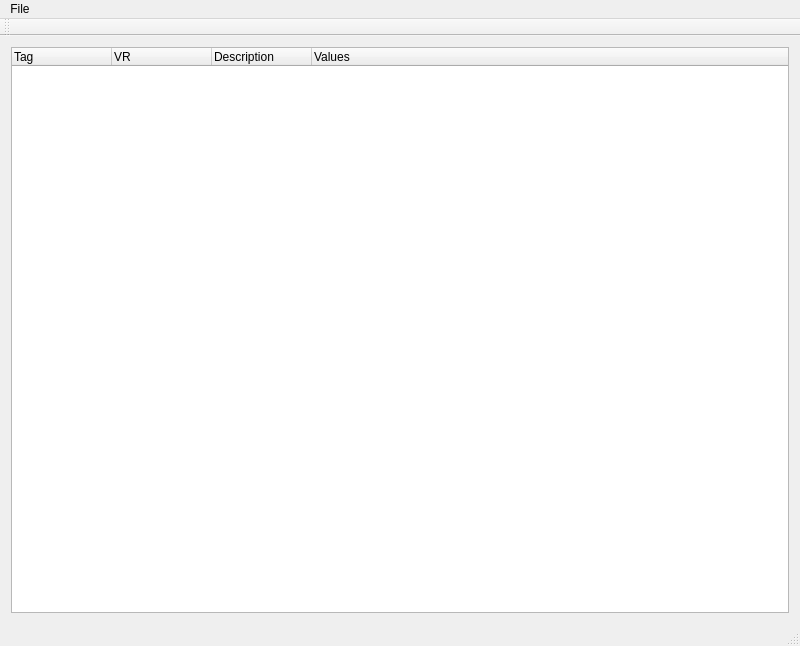
<?xml version="1.0" encoding="UTF-8"?>
<ui version="4.0">
 <class>MainWindow</class>
 <widget class="QMainWindow" name="MainWindow">
  <property name="geometry">
   <rect>
    <x>0</x>
    <y>0</y>
    <width>800</width>
    <height>646</height>
   </rect>
  </property>
  <property name="windowTitle">
   <string>DICOM File Viewer</string>
  </property>
  <widget class="QWidget" name="centralWidget">
   <layout class="QVBoxLayout" name="verticalLayout">
    <item>
     <widget class="QTreeWidget" name="dicomTagsViewWidget">
      <property name="frameShadow">
       <enum>QFrame::Sunken</enum>
      </property>
      <column>
       <property name="text">
        <string>Tag</string>
       </property>
      </column>
      <column>
       <property name="text">
        <string>VR</string>
       </property>
      </column>
      <column>
       <property name="text">
        <string>Description</string>
       </property>
      </column>
      <column>
       <property name="text">
        <string>Values</string>
       </property>
      </column>
     </widget>
    </item>
   </layout>
  </widget>
  <widget class="QMenuBar" name="menuBar">
   <property name="geometry">
    <rect>
     <x>0</x>
     <y>0</y>
     <width>800</width>
     <height>21</height>
    </rect>
   </property>
   <widget class="QMenu" name="menuFile">
    <property name="title">
     <string>File</string>
    </property>
    <addaction name="openFileAction"/>
   </widget>
   <addaction name="menuFile"/>
  </widget>
  <widget class="QToolBar" name="mainToolBar">
   <attribute name="toolBarArea">
    <enum>TopToolBarArea</enum>
   </attribute>
   <attribute name="toolBarBreak">
    <bool>false</bool>
   </attribute>
  </widget>
  <widget class="QStatusBar" name="statusBar"/>
  <action name="openFileAction">
   <property name="text">
    <string>Open</string>
   </property>
  </action>
 </widget>
 <layoutdefault spacing="6" margin="11"/>
 <resources/>
 <connections/>
</ui>
